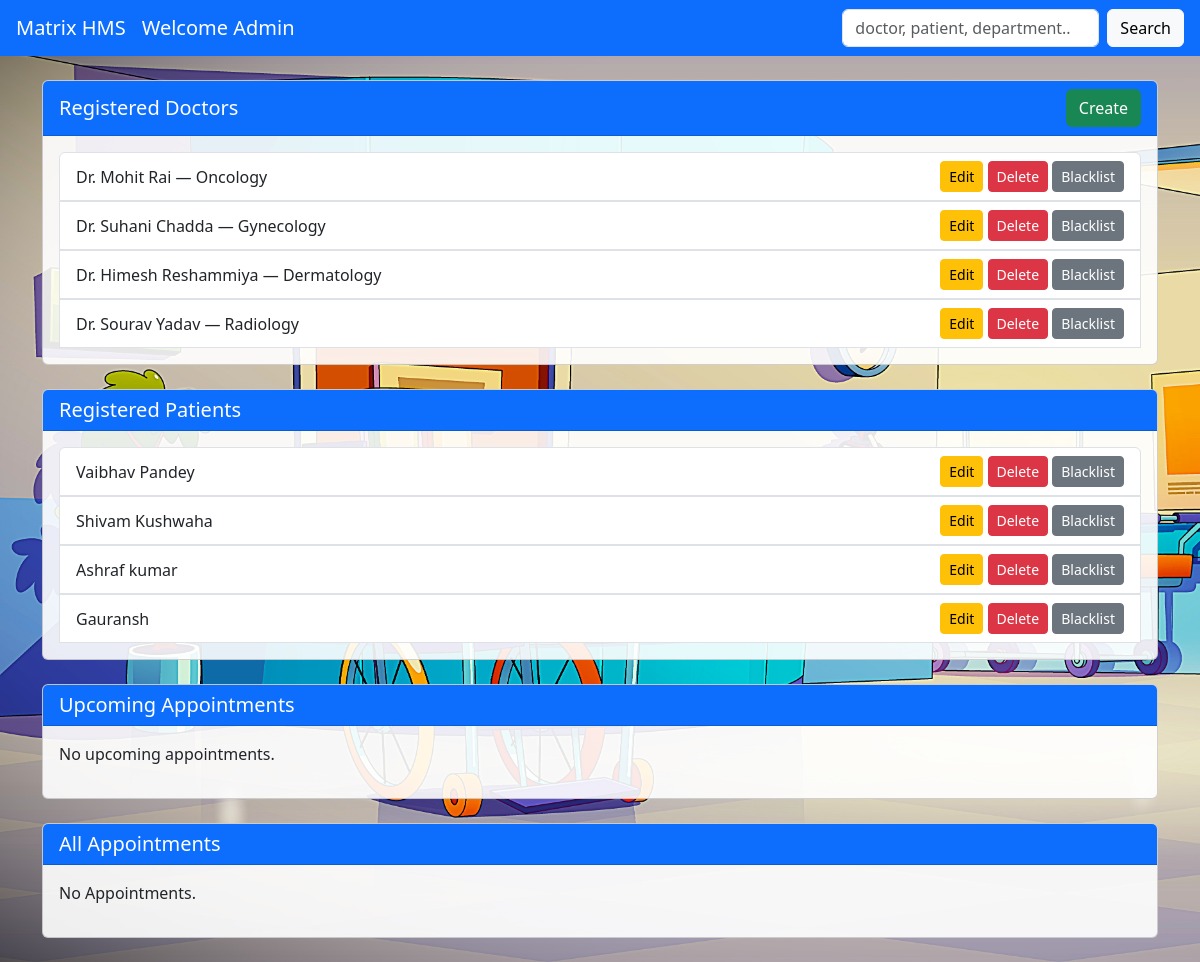
Page /admin_dashboard on the committed database.
### models.py (models this page shows)
class Doctor(db.Model):
    __tablename__ = 'doctors'
    id = db.Column(db.Integer, db.ForeignKey('users.id'), primary_key=True)
    department_id = db.Column(db.Integer, db.ForeignKey('departments.id'), nullable=False)
    experience_years = db.Column(db.Integer)
    user = db.relationship('User', back_populates='doctor_profile')
    department = db.relationship('Department', back_populates='doctors')
    appointments = db.relationship('Appointment', back_populates='doctor', lazy=True)
    availability_slots = db.relationship('DoctorAvailability', back_populates='doctor', cascade='all, delete-orphan')
    patient_histories = db.relationship('PatientHistory', back_populates='doctor', lazy=True)

class User(db.Model):
    __tablename__ = 'users'
    id = db.Column(db.Integer, primary_key=True)
    user_name = db.Column(db.String(100), nullable=False)
    user_email = db.Column(db.String(100), unique=True, nullable=False)
    user_password = db.Column(db.String(200), nullable=False)
    user_role = db.Column(db.String(20), nullable=False)  # 'admin', 'doctor', 'patient'
    created_at = db.Column(db.DateTime, default=datetime.utcnow)
    doctor_profile = db.relationship('Doctor', back_populates='user', uselist=False)
    patient_profile = db.relationship('Patient', back_populates='user', uselist=False)

class Department(db.Model):
    __tablename__ = 'departments'
    id = db.Column(db.Integer, primary_key=True)
    department_name = db.Column(db.String(100), unique=True, nullable=False)
    description = db.Column(db.Text)
    doctors = db.relationship('Doctor', back_populates='department', lazy=True)

class Patient(db.Model):
    __tablename__ = 'patients'
    id = db.Column(db.Integer, db.ForeignKey('users.id'), primary_key=True)
    patient_name = db.Column(db.String(100), nullable=False)
    user = db.relationship('User', back_populates='patient_profile')
    appointments = db.relationship('Appointment', back_populates='patient', lazy=True)
    medical_history = db.relationship('PatientHistory', back_populates='patient', cascade='all, delete-orphan')

### app.py (the view)
@app.route('/admin_dashboard')
def admin_dashboard():
    search_query = request.args.get('search', '').strip()
    if search_query:
        doctors = Doctor.query.join(User).filter(
            (User.user_name.contains(search_query)) |
            (Doctor.department_id.in_(
                [d.id for d in Department.query.filter(Department.department_name.contains(search_query))]
            ))
        ).all()
        patients = Patient.query.join(User).filter(
            User.user_name.contains(search_query)
        ).all()
    else:
        doctors = Doctor.query.all()
        patients = Patient.query.all()
    today = datetime.now().date()
    appointments = Appointment.query.filter(Appointment.appointment_date >= today).all()
    all_appointments = Appointment.query.all()
    return render_template(
        'AdminUI/admin_dashboard.html',
        doctors=doctors,
        patients=patients,
        appointments=appointments,
        all_appointments=all_appointments
    )

### templates/AdminUI/admin_dashboard.html (shortened to what this page needs)
<!DOCTYPE html>
<html lang="en">
<head>
    <link href="https://cdn.jsdelivr.net/npm/bootstrap@5.3.3/dist/css/bootstrap.min.css" rel="stylesheet">
</head>
<body class="bg-light">
    <nav class="navbar navbar-expand-lg navbar-dark bg-primary px-3">
        <a class="navbar-brand" href="{{ url_for('landing_page') }}">Matrix HMS</a>
        <a class="navbar-brand" href="#">Welcome Admin</a>
        <form class="d-flex ms-auto" method="get" action="{{ url_for('admin_dashboard') }}">
            <input class="form-control me-2" type="search" placeholder="doctor, patient, department..." name="search"
                value="{{ search_query }}">
            <button class="btn btn-light" type="submit">Search</button>
        </form>
    </nav>
    <div class="container my-4" id="container">
        <div class="card mb-4" id="doctor_card" style="background-color: rgba(255, 255, 255, 0.9);">
            <div class="card-header bg-primary text-white d-flex justify-content-between align-items-center">
                <h5 class="mb-0">Registered Doctors</h5>
                <a href="{{ url_for('add_doctor') }}" class="btn btn-success ms-2">Create</a>
            </div>
            <div class="card-body">
                {% if doctors %}
                <ul class="list-group">
                    {% for doctor in doctors %}
                    <li class="list-group-item d-flex justify-content-between align-items-center">
                        <span>{{ doctor.user.user_name }} — {{ doctor.department.department_name }}</span>
                        <div>
                            <a href="{{ url_for('edit_doctor', doctor_id=doctor.id) }}"
                                class="btn btn-warning btn-sm">Edit</a>
                            <button type="button" class="btn btn-danger btn-sm" data-bs-toggle="modal"
                                data-bs-target="#deleteModal{{ doctor.id }}">
                                Delete
                            </button>
                            <button type="button" class="btn btn-secondary btn-sm" data-bs-toggle="modal"
                                data-bs-target="#blacklistModal{{ doctor.id }}">
                                Blacklist
                            </button>
                        </div>
                    </li>
                    {% endfor %}
                </ul>
                {% else %}
                <p>No doctors registered.</p>
                {% endif %}
            </div>
        </div>
        <div class="card mb-4" style="background-color: rgba(255, 255, 255, 0.9);">
            <div class="card-header bg-primary text-white d-flex justify-content-between align-items-center">
                <h5 class="mb-0">Registered Patients</h5>
            </div>
            <div class="card-body">
                {% if patients %}
                <ul class="list-group">
                    {% for patient in patients %}
                    <li class="list-group-item d-flex justify-content-between align-items-center">
                        <span>{{ patient.user.user_name }} </span>
                        <div>
                            <a href="{{ url_for('edit_patient', patient_id=patient.id) }}"
                                class="btn btn-warning btn-sm">Edit</a>
                            <button type="button" class="btn btn-danger btn-sm" data-bs-toggle="modal"
                                data-bs-target="#deletePatientModal{{ patient.id }}">
                                Delete
                            </button>
                            <button type="button" class="btn btn-secondary btn-sm" data-bs-toggle="modal"
                                data-bs-target="#blacklistPatientModal{{ patient.id }}">
                                Blacklist
                            </button>
                        </div>
                    </li>
                    {% endfor %}
                </ul>
                {% else %}
                <p>No patients registered.</p>
                {% endif %}
            </div>
        </div>
        <div class="card mb-4" style="background-color: rgba(255, 255, 255, 0.9);">
            <div class="card-header bg-primary text-white">
                <h5 class="mb-0">Upcoming Appointments</h5>
            </div>
            <div class="card-body table-responsive">
                {% if appointments %}
                <table class="table table-striped">
                    <thead>
                        <tr>
                            <th>Sr No.</th>
                            <th>Patient Name</th>
                            <th>Doctor Name</th>
                            <th>Department</th>
                            <th>Patient History</th>
                        </tr>
                    </thead>
                    <tbody>
                        {% for appt in appointments %}
                        <tr>
                            <td>{{ loop.index }}</td>
                            <td>{{ appt.patient.user.user_name }}</td>
                            <td>{{ appt.doctor.user.user_name }}</td>
                            <td>{{ appt.doctor.department.department_name }}</td>
                            <td>
                                <a href="#" class="btn btn-info btn-sm">View</a>
                            </td>
                        </tr>
                        {% endfor %}
                    </tbody>
                </table>
                {% else %}
                <p>No upcoming appointments.</p>
                {% endif %}
            </div>
        </div>
        <div class="card" style="background-color: rgba(255, 255, 255, 0.9);">
            <div class="card-header bg-primary text-white">
                <h5 class="mb-0">All Appointments</h5>
            </div>
            <div class="card-body table-responsive">
                {% if all_appointments %}
                <table class="table table-striped">
                    <thead>
                        <tr>
                            <th>Sr No.</th>
                            <th>Patient Name</th>
                            <th>Doctor Name</th>
                            <th>Department</th>
                            <th>Patient History</th>
                        </tr>
                    </thead>
                    <tbody>
                        {% for appt in all_appointments %}
                        <tr>
                            <td>{{ loop.index }}</td>
                            <td>{{ appt.patient.user.user_name }}</td>
                            <td>{{ appt.doctor.user.user_name }}</td>
                            <td>{{ appt.doctor.department.department_name }}</td>
                            <td>
                                <a href="#" class="btn btn-info btn-sm">View</a>
                            </td>
                        </tr>
                        {% endfor %}
                    </tbody>
                </table>
                {% else %}
                <p>No Appointments.</p>
                {% endif %}
            </div>
        </div>
    </div>
</body>
</html>

### templates/AdminUI/admin_dashboard.html (style rules this page uses)
body { background-image: url('/static/images/admin-dash\ bg.jpg'); background-size: cover; background-repeat: no-repeat; }

### rows in the picture
Doctor: user.user_name "Dr. Mohit Rai", department.department_name "Oncology"
Doctor: user.user_name "Dr. Suhani Chadda", department.department_name "Gynecology"
Doctor: user.user_name "Dr. Himesh Reshammiya", department.department_name "Dermatology"
Doctor: user.user_name "Dr. Sourav Yadav", department.department_name "Radiology"
Patient: user.user_name "Vaibhav Pandey"
Patient: user.user_name "Shivam Kushwaha"
Patient: user.user_name "Ashraf kumar"
Patient: user.user_name "Gauransh"
